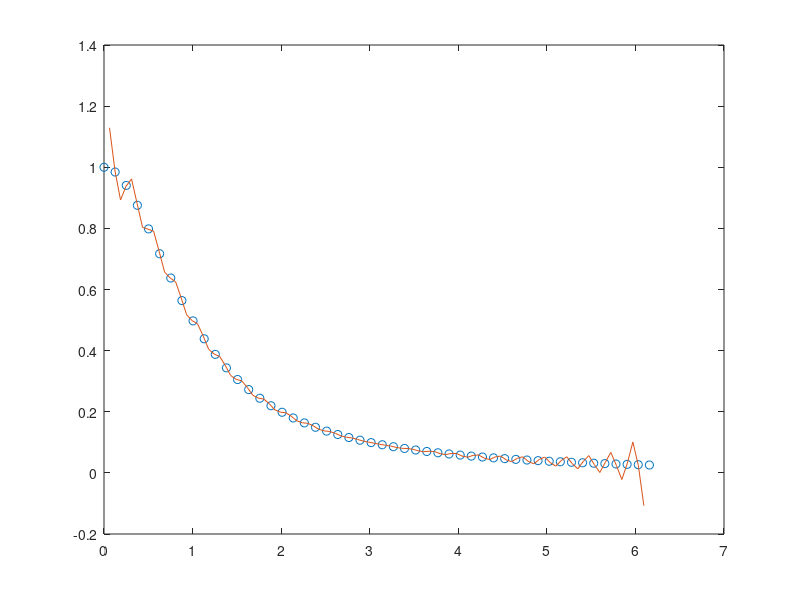

This figure's MATLAB source:
clear;

N = 50;
NN = 100;

xmin = -2;
xmax = 2;

% x = linspace(xmin,xmax,N);
% xx = linspace(xmin,xmax,NN);
x = linspace(0,2*pi*(N-1)/N,N);
xx = linspace(0,2*pi*(N-1)/N,NN);

h = x(2) - x(1);

y = 1.0 ./ (1.0 + x.*x);
yy = xx;

for k=1:NN
    yy(k) = 0;
    for j=1:N
%         sinc = sin(pi*(xx(k)-(j-N/2)*h)/h) / (pi*(xx(k)-(j-N/2)*h)/h);
        sinc = sin(N * (xx(k) - x(j))/2) * cot((xx(k) - x(j))/2) / N;
        yy(k) = yy(k) + y(j)*sinc;
    end
end

plot(x,y,'o',xx,yy,'-')
